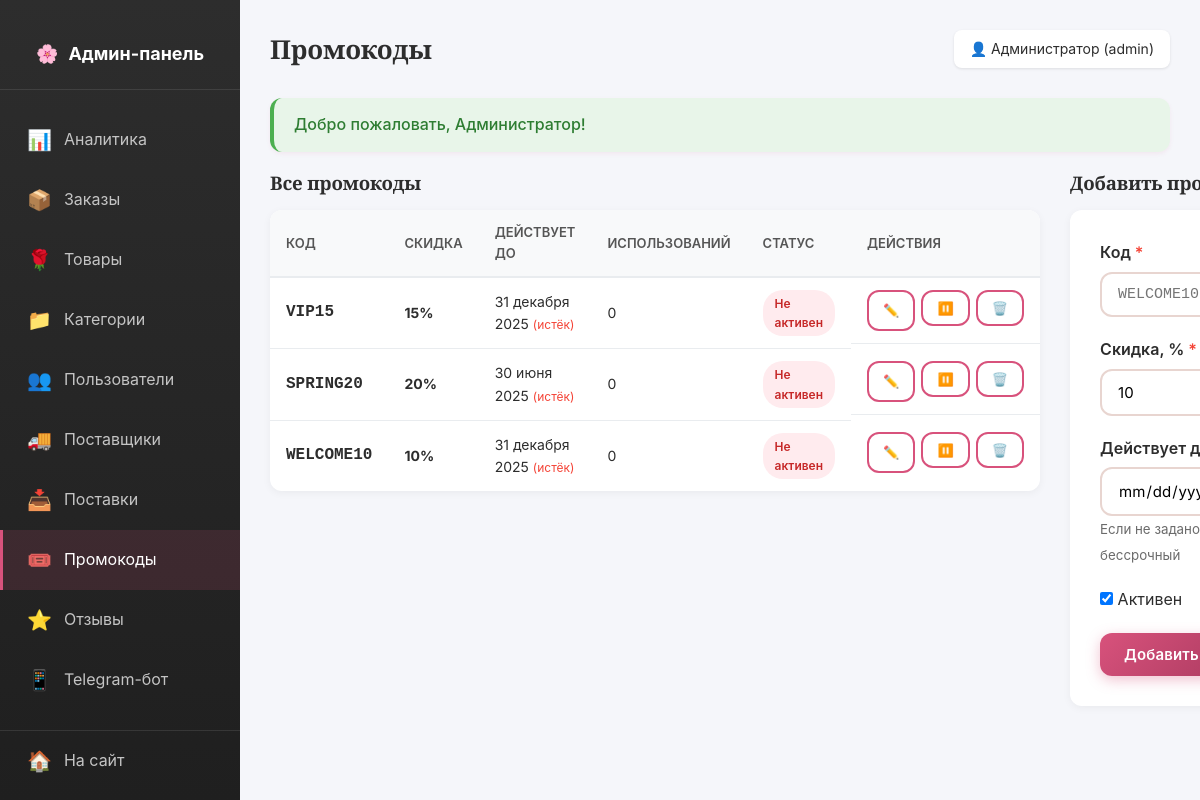
Page /admin/promocodes.php (signed in) on the committed database.
### tables this page shows
CREATE TABLE `users` (
  `id` INT(11) NOT NULL AUTO_INCREMENT,
  `name` VARCHAR(100) NOT NULL COMMENT 'Имя пользователя',
  `email` VARCHAR(100) NOT NULL UNIQUE COMMENT 'Email (логин)',
  `phone` VARCHAR(20) DEFAULT NULL COMMENT 'Телефон',
  `password_hash` VARCHAR(255) NOT NULL COMMENT 'Хеш пароля',
  `role` ENUM('admin','manager','client') NOT NULL DEFAULT 'client' COMMENT 'Роль пользователя',
  `created_at` TIMESTAMP NOT NULL DEFAULT CURRENT_TIMESTAMP,
  PRIMARY KEY (`id`),
  KEY `idx_email` (`email`),
  KEY `idx_role` (`role`)
);

CREATE TABLE `promocodes` (
  `id` INT(11) NOT NULL AUTO_INCREMENT,
  `code` VARCHAR(50) NOT NULL UNIQUE COMMENT 'Код промокода',
  `discount_percent` INT(11) NOT NULL DEFAULT 0 COMMENT 'Процент скидки',
  `valid_until` DATE DEFAULT NULL COMMENT 'Действителен до',
  `is_active` TINYINT(1) NOT NULL DEFAULT 1,
  `created_at` TIMESTAMP NOT NULL DEFAULT CURRENT_TIMESTAMP,
  PRIMARY KEY (`id`),
  KEY `idx_code` (`code`)
);

### includes/functions.php (called while the page is built, shortened)
<?php
function e(string $string): string
{
    return htmlspecialchars($string ?? '', ENT_QUOTES | ENT_HTML5, 'UTF-8');
}
function isLoggedIn(): bool
{
    return !empty($_SESSION['user_id']);
}
function currentUserId(): ?int
{
    return $_SESSION['user_id'] ?? null;
}
function currentUser(): ?array
{
    static $user = null;
    if ($user === null) {
        $user = db()->fetchOne(
            "SELECT * FROM users WHERE id = ?",
            [currentUserId()]
        );
    }
    return $user;
}
function isAdmin(): bool
{
    $user = currentUser();
    return $user && in_array($user['role'], ['admin', 'manager']);
}
function requireAdmin(): void
{
    if (!isAdmin()) {
        header('Location: /login.php');
        exit;
    }
}
function getFlash(string $type): ?string
{
    if (isset($_SESSION['flash'][$type])) {
        $msg = $_SESSION['flash'][$type];
        return $msg;
    }
    return null;
}
function formatDate(string $date, bool $withTime = false): string
{
    $months = [
        '01' => 'января', '02' => 'февраля', '03' => 'марта',
        '04' => 'апреля', '05' => 'мая', '06' => 'июня',
        '07' => 'июля', '08' => 'августа', '09' => 'сентября',
        '10' => 'октября', '11' => 'ноября', '12' => 'декабря'
    ];
    $ts = strtotime($date);
    $result = date('j', $ts) . ' ' . $months[date('m', $ts)] . ' ' . date('Y', $ts);
    return $result;
}

### includes/db.php (called while the page is built, shortened)
<?php
class Database
{
    private static ?Database $instance = null;
    private PDO $pdo;
    private function __construct()
    {
        try {
            $dsn = 'mysql:host=' . DB_HOST . ';dbname=' . DB_NAME . ';charset=' . DB_CHARSET;
            $options = [
                PDO::ATTR_ERRMODE => PDO::ERRMODE_EXCEPTION,
                PDO::ATTR_DEFAULT_FETCH_MODE => PDO::FETCH_ASSOC,
                PDO::ATTR_EMULATE_PREPARES => false,
                PDO::MYSQL_ATTR_INIT_COMMAND => "SET NAMES utf8mb4 COLLATE utf8mb4_unicode_ci"
            ];
            $this->pdo = new PDO($dsn, DB_USER, DB_PASS, $options);
        } catch (PDOException $e) {
            if (DEBUG_MODE) {
                die('Ошибка подключения к БД: ' . $e->getMessage());
            } else {
                die('Ошибка подключения к базе данных. Обратитесь к администратору.');
            }
        }
    }
    public static function getInstance(): Database
    {
        if (self::$instance === null) {
            self::$instance = new self();
        }
        return self::$instance;
    }
    public function query(string $sql, array $params = []): PDOStatement
    {
        try {
            $stmt = $this->pdo->prepare($sql);
            $stmt->execute($params);
            return $stmt;
        } catch (PDOException $e) {
            if (DEBUG_MODE) {
                die('Ошибка SQL: ' . $e->getMessage() . '<br>SQL: ' . $sql);
            } else {
                die('Произошла ошибка при работе с базой данных.');
            }
        }
    }
    public function fetchOne(string $sql, array $params = []): ?array
    {
        $stmt = $this->query($sql, $params);
        $result = $stmt->fetch();
        return $result ?: null;
    }
    public function fetchAll(string $sql, array $params = []): array
    {
        return $this->query($sql, $params)->fetchAll();
    }
}
function db(): Database
{
    return Database::getInstance();
}

### admin/promocodes.php (the view, shortened to what this page needs)
<?php
require_once __DIR__ . '/../includes/db.php';
require_once __DIR__ . '/../includes/functions.php';
$pageTitle = 'Промокоды';
$promos = db()->fetchAll(
    "SELECT p.*,
            (SELECT COUNT(*) FROM orders WHERE promocode_id = p.id) AS used_count,
            (SELECT COALESCE(SUM(total_amount), 0) FROM orders WHERE promocode_id = p.id) AS total_orders_amount
     FROM promocodes p
     ORDER BY p.is_active DESC, p.id DESC"
);
$editId = (int)($_GET['edit'] ?? 0);
$editPromo = $editId ? db()->fetchOne("SELECT * FROM promocodes WHERE id = ?", [$editId]) : null;
include __DIR__ . '/_header.php';
?>
<div style="display: grid; grid-template-columns: 1.5fr 1fr; gap: 30px;">
    <div>
        <h3 class="mb-2">Все промокоды</h3>
        <table class="admin-table">
            <thead>
                <tr>
                    <th>Код</th>
                    <th>Скидка</th>
                    <th>Действует до</th>
                    <th>Использований</th>
                    <th>Статус</th>
                    <th>Действия</th>
                </tr>
            </thead>
            <tbody>
            <?php if (empty($promos)): ?>
                <tr><td colspan="6" class="text-center" style="padding: 30px;">Промокодов нет</td></tr>
            <?php else: ?>
                <?php foreach ($promos as $p):
                    $isExpired = $p['valid_until'] && strtotime($p['valid_until']) < strtotime('today');
                ?>
                    <tr>
                        <td><strong style="font-family: monospace; font-size: 16px;"><?= e($p['code']) ?></strong></td>
                        <td><strong><?= $p['discount_percent'] ?>%</strong></td>
                        <td>
                            <?= $p['valid_until'] ? formatDate($p['valid_until']) : 'бессрочно' ?>
                            <?php if ($isExpired): ?>
                                <span style="color: #f44336; font-size: 12px;">(истёк)</span>
                            <?php endif; ?>
                        </td>
                        <td><?= $p['used_count'] ?></td>
                        <td>
                            <?php if ($p['is_active'] && !$isExpired): ?>
                                <span class="status-badge status-completed">Активен</span>
                            <?php else: ?>
                                <span class="status-badge status-cancelled">Не активен</span>
                            <?php endif; ?>
                        </td>
                        <td class="admin-table__actions">
                            <a href="?edit=<?= $p['id'] ?>" class="btn btn--outline btn--small">✏️</a>
                            <form method="POST" style="display: inline;">
                                <button type="submit" class="btn btn--outline btn--small"
                                        title="Переключить активность"><?= $p['is_active'] ? '⏸️' : '▶️' ?></button>
                            </form>
                            <form method="POST" style="display: inline;">
                                <button type="submit" class="btn btn--outline btn--small"
                                        data-confirm="Удалить промокод?">🗑️</button>
                            </form>
                        </td>
                    </tr>
                <?php endforeach; ?>
            <?php endif; ?>
            </tbody>
        </table>
    </div>
    <div>
        <h3 class="mb-2"><?= $editPromo ? 'Редактирование' : 'Добавить промокод' ?></h3>
        <form method="POST" class="admin-form" data-validate>
            <div class="form__group">
                <label class="form__label form__label--required">Код</label>
                <input type="text" name="code" class="form__input"
                       value="<?= e($editPromo['code'] ?? '') ?>" required
                       style="font-family: monospace; text-transform: uppercase;"
                       placeholder="WELCOME10">
            </div>
            <div class="form__group">
                <label class="form__label form__label--required">Скидка, %</label>
                <input type="number" name="discount_percent" class="form__input"
                       value="<?= e($editPromo['discount_percent'] ?? 10) ?>"
                       min="1" max="100" required>
            </div>
            <div class="form__group">
                <label class="form__label">Действует до</label>
                <input type="date" name="valid_until" class="form__input"
                       value="<?= e($editPromo['valid_until'] ?? '') ?>">
                <small class="text-muted">Если не задано — бессрочный</small>
            </div>
            <div class="form__group">
                <label>
                    <input type="checkbox" name="is_active" value="1"
                           <?= ($editPromo['is_active'] ?? 1) ? 'checked' : '' ?>>
                    Активен
                </label>
            </div>
            <button type="submit" class="btn btn--primary"><?= $editPromo ? 'Сохранить' : 'Добавить' ?></button>
        </form>
    </div>
</div>
<?php include __DIR__ . '/_footer.php'; ?>

### admin/_header.php (shortened to what this page needs)
<?php
requireAdmin();
$user = currentUser();
$currentPage = basename($_SERVER['PHP_SELF'], '.php');
?>
<!DOCTYPE html>
<html lang="ru">
<head>
    <link rel="stylesheet" href="/assets/css/style.css">
    <link rel="stylesheet" href="/assets/css/admin.css">
</head>
<body>
<div class="admin-layout">
    <aside class="admin-sidebar">
        <div class="admin-sidebar__logo">
            <a href="/admin/">
                🌸 <span>Админ-панель</span>
            </a>
        </div>
        <ul class="admin-menu">
            <li>
                <a href="/admin/" class="admin-menu__item <?= $currentPage === 'index' ? 'active' : '' ?>">
                    <span class="admin-menu__icon">📊</span>
                    <span>Аналитика</span>
                </a>
            </li>
            <li>
                <a href="/admin/orders.php" class="admin-menu__item <?= $currentPage === 'orders' ? 'active' : '' ?>">
                    <span class="admin-menu__icon">📦</span>
                    <span>Заказы</span>
                </a>
            </li>
            <li>
                <a href="/admin/products.php" class="admin-menu__item <?= in_array($currentPage, ['products', 'product_edit']) ? 'active' : '' ?>">
                    <span class="admin-menu__icon">🌹</span>
                    <span>Товары</span>
                </a>
            </li>
            <li>
                <a href="/admin/categories.php" class="admin-menu__item <?= $currentPage === 'categories' ? 'active' : '' ?>">
                    <span class="admin-menu__icon">📁</span>
                    <span>Категории</span>
                </a>
            </li>
            <li>
                <a href="/admin/users.php" class="admin-menu__item <?= $currentPage === 'users' ? 'active' : '' ?>">
                    <span class="admin-menu__icon">👥</span>
                    <span>Пользователи</span>
                </a>
            </li>
            <li>
                <a href="/admin/suppliers.php" class="admin-menu__item <?= in_array($currentPage, ['suppliers', 'deliveries']) ? 'active' : '' ?>">
                    <span class="admin-menu__icon">🚚</span>
                    <span>Поставщики</span>
                </a>
            </li>
            <li>
                <a href="/admin/deliveries.php" class="admin-menu__item <?= $currentPage === 'deliveries' ? 'active' : '' ?>">
                    <span class="admin-menu__icon">📥</span>
                    <span>Поставки</span>
                </a>
            </li>
            <li>
                <a href="/admin/promocodes.php" class="admin-menu__item <?= $currentPage === 'promocodes' ? 'active' : '' ?>">
                    <span class="admin-menu__icon">🎟️</span>
                    <span>Промокоды</span>
                </a>
            </li>
            <li>
                <a href="/admin/reviews.php" class="admin-menu__item <?= $currentPage === 'reviews' ? 'active' : '' ?>">
                    <span class="admin-menu__icon">⭐</span>
                    <span>Отзывы</span>
                </a>
            </li>
            <li>
                <a href="/admin/telegram.php" class="admin-menu__item <?= $currentPage === 'telegram' ? 'active' : '' ?>">
                    <span class="admin-menu__icon">📱</span>
                    <span>Telegram-бот</span>
                </a>
            </li>
            <li style="border-top: 1px solid rgba(255,255,255,0.1); margin-top: 20px;">
                <a href="/" class="admin-menu__item">
                    <span class="admin-menu__icon">🏠</span>
                    <span>На сайт</span>
                </a>
            </li>
            <li>
                <a href="/logout.php" class="admin-menu__item">
                </a>
            </li>
        </ul>
    </aside>
    <main class="admin-content">
        <div class="admin-header">
            <h1 class="admin-header__title"><?= isset($pageTitle) ? e($pageTitle) : 'Админ-панель' ?></h1>
            <div class="admin-header__user">
                👤 <?= e($user['name']) ?> (<?= e($user['role']) ?>)
            </div>
        </div>
        <?php if ($flash = getFlash('success')): ?>
            <div class="flash flash--success"><?= e($flash) ?></div>
        <?php endif; ?>

### rows in the picture
users: name "Администратор", role "admin"
promocodes: code "VIP15", discount_percent "15", valid_until "31 декабря 2025", shows "(истёк)", used_count "0", is_active "Не активен"
promocodes: code "SPRING20", discount_percent "20", valid_until "30 июня 2025", shows "(истёк)", used_count "0", is_active "Не активен"
promocodes: code "WELCOME10", discount_percent "10", valid_until "31 декабря 2025", shows "(истёк)", used_count "0", is_active "Не активен"

### other values in the picture
$pageTitle "Промокоды"
$flash "Добро пожаловать, Администратор!"
